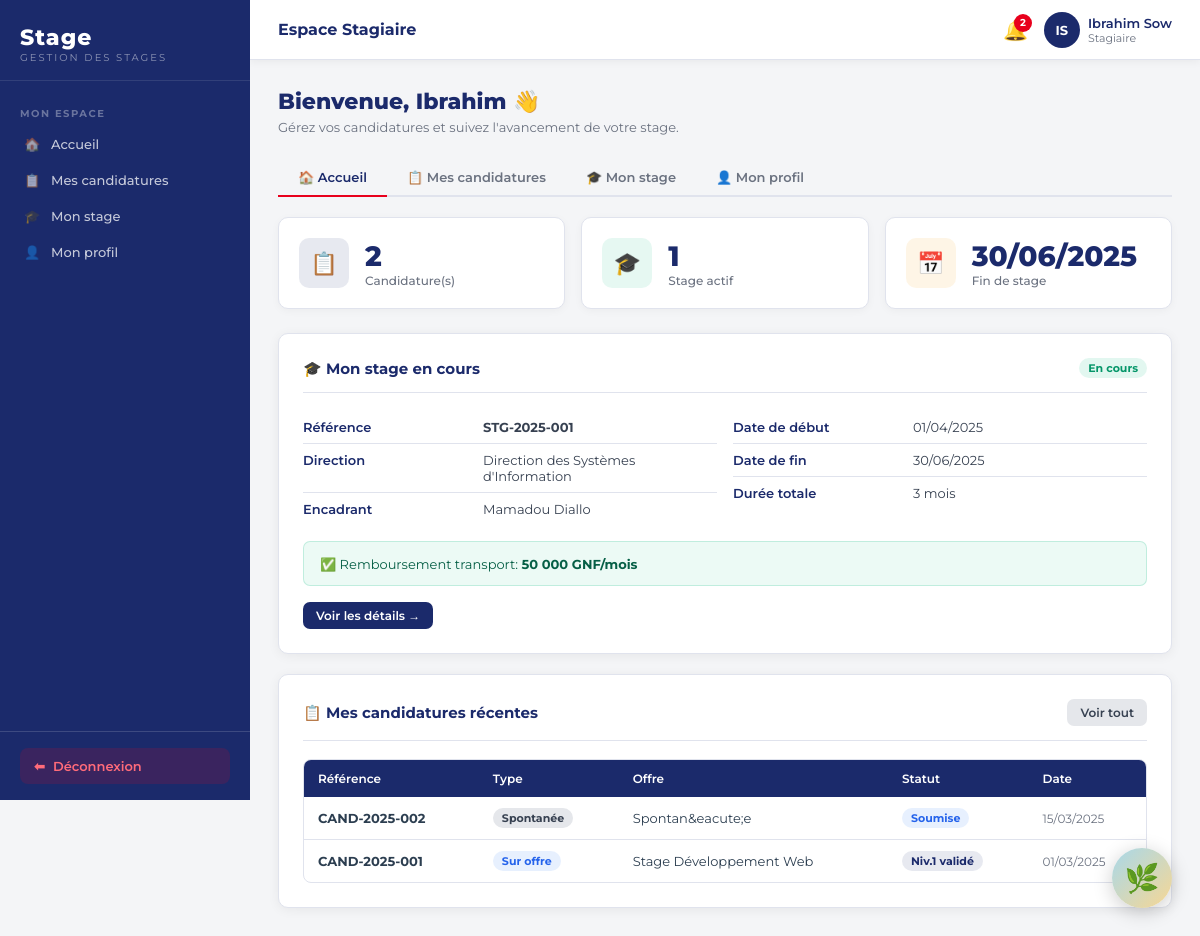
Screenshot of /espace-stagiaire.php (signed in) with the database file from the repository.
### tables this page shows
CREATE TABLE IF NOT EXISTS stagiaires (
    id INT AUTO_INCREMENT PRIMARY KEY,
    utilisateur_id INT NOT NULL,
    niveau_etude ENUM('bac','bac+2','bac+3','bac+4','bac+5','doctorat') DEFAULT 'bac+3',
    telephone VARCHAR(30),
    adresse TEXT,
    ville VARCHAR(100),
    nationalite VARCHAR(100) DEFAULT 'Guinéenne',
    date_naissance DATE,
    sexe ENUM('M','F') DEFAULT 'M',
    domaine_principal_id INT,
    date_inscription TIMESTAMP DEFAULT CURRENT_TIMESTAMP,
    cv_fichier VARCHAR(255),
    cv_analyse JSON,
    piece_identite VARCHAR(255),
    diplome_fichier VARCHAR(255),
    FOREIGN KEY (utilisateur_id) REFERENCES utilisateurs(id) ON DELETE CASCADE,
    FOREIGN KEY (domaine_principal_id) REFERENCES domaines(id) ON DELETE SET NULL
);

CREATE TABLE IF NOT EXISTS utilisateurs (
    id INT AUTO_INCREMENT PRIMARY KEY,
    nom VARCHAR(100) NOT NULL,
    prenom VARCHAR(100) NOT NULL,
    email VARCHAR(191) NOT NULL UNIQUE,
    mot_de_passe VARCHAR(255) NOT NULL,
    role ENUM('administrateur','habilite','superviseur','directeur','stagiaire') NOT NULL DEFAULT 'stagiaire',
    actif TINYINT(1) DEFAULT 1,
    civilite ENUM('M.','Mme') DEFAULT 'M.',
    created_at TIMESTAMP DEFAULT CURRENT_TIMESTAMP
);

CREATE TABLE IF NOT EXISTS stages (
    id INT AUTO_INCREMENT PRIMARY KEY,
    reference VARCHAR(30) UNIQUE NOT NULL,
    candidature_id INT,
    stagiaire_id INT NOT NULL,
    direction_id INT,
    domaine_id INT,
    encadrant_id INT,
    date_debut DATE NOT NULL,
    date_fin DATE NOT NULL,
    duree_initiale_mois INT DEFAULT 3,
    duree_totale_mois INT DEFAULT 3,
    nb_renouvellements INT DEFAULT 0,
    remboursement_transport TINYINT(1) DEFAULT 0,
    montant_transport DECIMAL(10,2) DEFAULT 0,
    statut ENUM('preparation','en_cours','renouvele','termine','interrompu','annule') DEFAULT 'preparation',
    created_at TIMESTAMP DEFAULT CURRENT_TIMESTAMP,
    FOREIGN KEY (candidature_id) REFERENCES candidatures(id) ON DELETE SET NULL,
    FOREIGN KEY (stagiaire_id) REFERENCES stagiaires(id) ON DELETE CASCADE,
    FOREIGN KEY (direction_id) REFERENCES directions(id) ON DELETE SET NULL,
    FOREIGN KEY (domaine_id) REFERENCES domaines(id) ON DELETE SET NULL,
    FOREIGN KEY (encadrant_id) REFERENCES utilisateurs(id) ON DELETE SET NULL
);

CREATE TABLE IF NOT EXISTS directions (
    id INT AUTO_INCREMENT PRIMARY KEY,
    libelle VARCHAR(150) NOT NULL,
    abreviation VARCHAR(20),
    actif TINYINT(1) DEFAULT 1,
    created_at TIMESTAMP DEFAULT CURRENT_TIMESTAMP
);

CREATE TABLE IF NOT EXISTS candidatures (
    id INT AUTO_INCREMENT PRIMARY KEY,
    reference VARCHAR(30) UNIQUE NOT NULL,
    stagiaire_id INT NOT NULL,
    offre_id INT,
    type_candidature ENUM('offre','spontanee') DEFAULT 'spontanee',
    domaine_id INT,
    direction_id INT,
    score_tri DECIMAL(5,2) DEFAULT 0,
    statut_global ENUM('soumise','niv1_en_cours','niv1_valide','validee','niv1_rejete','rejetee','complement') DEFAULT 'soumise',
    motivation TEXT,
    date_candidature TIMESTAMP DEFAULT CURRENT_TIMESTAMP,
    FOREIGN KEY (stagiaire_id) REFERENCES stagiaires(id) ON DELETE CASCADE,
    FOREIGN KEY (offre_id) REFERENCES offres_stage(id) ON DELETE SET NULL,
    FOREIGN KEY (domaine_id) REFERENCES domaines(id) ON DELETE SET NULL,
    FOREIGN KEY (direction_id) REFERENCES directions(id) ON DELETE SET NULL
);

CREATE TABLE IF NOT EXISTS offres_stage (
    id INT AUTO_INCREMENT PRIMARY KEY,
    reference VARCHAR(30) UNIQUE NOT NULL,
    titre VARCHAR(200) NOT NULL,
    description TEXT,
    profil_recherche TEXT,
    direction_id INT,
    domaine_id INT,
    niveau_minimum ENUM('bac','bac+2','bac+3','bac+4','bac+5','doctorat') DEFAULT 'bac+3',
    experience_minimale INT DEFAULT 0 COMMENT 'en mois',
    nb_places INT DEFAULT 1,
    date_publication DATE,
    date_limite DATE,
    statut ENUM('ouverte','fermee','archivee') DEFAULT 'ouverte',
    creee_par INT,
    created_at TIMESTAMP DEFAULT CURRENT_TIMESTAMP,
    FOREIGN KEY (direction_id) REFERENCES directions(id) ON DELETE SET NULL,
    FOREIGN KEY (domaine_id) REFERENCES domaines(id) ON DELETE SET NULL,
    FOREIGN KEY (creee_par) REFERENCES utilisateurs(id) ON DELETE SET NULL
);

### espace-stagiaire.php (the view, shortened to what this page needs)
<?php
require_once __DIR__ . '/config.php';
$pdo = getPDO();
$sid = $_SESSION['user']['stagiaire_id'] ?? null;
$tab = $_GET['tab'] ?? 'home';
$candidatures = [];
$stage = null;
if ($sid) {
    $stmt = $pdo->prepare('SELECT s.*, u.nom, u.prenom, u.email, u.civilite FROM stagiaires s JOIN utilisateurs u ON u.id = s.utilisateur_id WHERE s.id = ?');
    $stmt->execute([$sid]);
    $stmt2 = $pdo->prepare('SELECT c.*, o.titre as offre_titre, d.libelle as direction_libelle, dm.libelle as domaine_libelle FROM candidatures c LEFT JOIN offres_stage o ON o.id = c.offre_id LEFT JOIN directions d ON d.id = c.direction_id LEFT JOIN domaines dm ON dm.id = c.domaine_id WHERE c.stagiaire_id = ? ORDER BY c.date_candidature DESC');
    $stmt2->execute([$sid]);
    $candidatures = $stmt2->fetchAll();
    $stmt3 = $pdo->prepare('SELECT sg.*, d.libelle as direction_libelle, dm.libelle as domaine_libelle, u.nom as enc_nom, u.prenom as enc_prenom FROM stages sg LEFT JOIN directions d ON d.id = sg.direction_id LEFT JOIN domaines dm ON dm.id = sg.domaine_id LEFT JOIN utilisateurs u ON u.id = sg.encadrant_id WHERE sg.stagiaire_id = ? AND sg.statut IN (?,?,?) ORDER BY sg.created_at DESC LIMIT 1');
    $stmt3->execute([$sid, 'en_cours', 'renouvele', 'preparation']);
    $stage = $stmt3->fetch();
}
require_once __DIR__ . '/includes/header.php';
?>
<div class="page-header">
  <h1>Bienvenue, <?= h($_SESSION['user']['prenom']) ?> 👋</h1>
  <p>G&eacute;rez vos candidatures et suivez l'avancement de votre stage.</p>
</div>
<div class="tabs">
  <a href="?tab=home" class="tab <?= $tab==='home'?'active':'' ?>">🏠 Accueil</a>
  <a href="?tab=candidatures" class="tab <?= $tab==='candidatures'?'active':'' ?>">📋 Mes candidatures</a>
  <a href="?tab=stage" class="tab <?= $tab==='stage'?'active':'' ?>">🎓 Mon stage</a>
  <a href="?tab=profil" class="tab <?= $tab==='profil'?'active':'' ?>">👤 Mon profil</a>
</div>
<?php if ($tab === 'home'): ?>
<div class="stat-grid">
  <div class="stat-card">
    <div class="stat-icon navy">📋</div>
    <div>
      <div class="stat-val"><?= count($candidatures) ?></div>
      <div class="stat-label">Candidature(s)</div>
    </div>
  </div>
  <div class="stat-card">
    <div class="stat-icon green">🎓</div>
    <div>
      <div class="stat-val"><?= $stage ? 1 : 0 ?></div>
      <div class="stat-label">Stage actif</div>
    </div>
  </div>
  <?php if ($stage): ?>
  <div class="stat-card">
    <div class="stat-icon orange">📅</div>
    <div>
      <div class="stat-val"><?= h(date('d/m/Y', strtotime($stage['date_fin']))) ?></div>
      <div class="stat-label">Fin de stage</div>
    </div>
  </div>
  <?php endif; ?>
</div>
<?php if ($stage): ?>
<div class="card">
  <div class="card-header">
    <span class="card-title">🎓 Mon stage en cours</span>
    <?= statusBadge($stage['statut']) ?>
  </div>
  <div class="card-body">
    <div class="grid-2">
      <div>
        <div class="info-row"><span class="info-label">R&eacute;f&eacute;rence</span><span class="info-val fw-bold"><?= h($stage['reference']) ?></span></div>
        <div class="info-row"><span class="info-label">Direction</span><span class="info-val"><?= h($stage['direction_libelle'] ?? '-') ?></span></div>
        <div class="info-row"><span class="info-label">Encadrant</span><span class="info-val"><?= h(($stage['enc_prenom'] ?? '') . ' ' . ($stage['enc_nom'] ?? '-')) ?></span></div>
      </div>
      <div>
        <div class="info-row"><span class="info-label">Date de d&eacute;but</span><span class="info-val"><?= h(date('d/m/Y', strtotime($stage['date_debut']))) ?></span></div>
        <div class="info-row"><span class="info-label">Date de fin</span><span class="info-val"><?= h(date('d/m/Y', strtotime($stage['date_fin']))) ?></span></div>
        <div class="info-row"><span class="info-label">Dur&eacute;e totale</span><span class="info-val"><?= h($stage['duree_totale_mois']) ?> mois</span></div>
      </div>
    </div>
    <?php if ($stage['remboursement_transport']): ?>
    <div class="mt-4" style="background:rgba(16,185,129,.08);border:1px solid rgba(16,185,129,.2);border-radius:7px;padding:12px 16px;">
      <span style="font-size:13px;color:#065f46;">✅ Remboursement transport: <strong><?= number_format($stage['montant_transport'], 0, ',', ' ') ?> GNF/mois</strong></span>
    </div>
    <?php endif; ?>
    <div class="mt-4">
      <a href="?tab=stage" class="btn btn-primary btn-sm">Voir les d&eacute;tails →</a>
    </div>
  </div>
</div>
<?php endif; ?>
<?php if (!empty($candidatures)): ?>
<div class="card mt-4">
  <div class="card-header">
    <span class="card-title">📋 Mes candidatures r&eacute;centes</span>
    <a href="?tab=candidatures" class="btn btn-secondary btn-sm">Voir tout</a>
  </div>
  <div class="table-wrap">
    <table>
      <thead><tr><th>R&eacute;f&eacute;rence</th><th>Type</th><th>Offre</th><th>Statut</th><th>Date</th></tr></thead>
      <tbody>
        <?php foreach (array_slice($candidatures, 0, 3) as $c): ?>
        <tr>
          <td class="fw-bold"><?= h($c['reference']) ?></td>
          <td><?= $c['type_candidature'] === 'offre' ? '<span class="badge badge-info">Sur offre</span>' : '<span class="badge badge-secondary">Spontan&eacute;e</span>' ?></td>
          <td><?= h($c['offre_titre'] ?? 'Spontan&eacute;e') ?></td>
          <td><?= statusBadge($c['statut_global']) ?></td>
          <td class="text-sm text-muted"><?= h(date('d/m/Y', strtotime($c['date_candidature']))) ?></td>
        </tr>
        <?php endforeach; ?>
      </tbody>
    </table>
  </div>
</div>
<?php endif; ?>
<?php endif; ?>
<?php require_once __DIR__ . '/includes/footer.php'; ?>

### includes/header.php (shortened to what this page needs)
<?php
$currentPage = STAGIA_PAGE;
$user = $_SESSION['user'] ?? null;
$isAdminArea = ($user && $user['role'] !== 'stagiaire');
$notifCount = 0;
if ($user) {
    try {
        $pdo = getPDO();
        $stmt = $pdo->prepare('SELECT COUNT(*) FROM notifications WHERE utilisateur_id = ? AND statut_lecture = ?');
        $stmt->execute([$user['id'], 'non_lu']);
        $notifCount = (int)$stmt->fetchColumn();
    } catch (Exception $e) {}
}
?><!DOCTYPE html>
<html lang="fr">
<head>
</head>
<body>
<?php if ($user): ?>
<aside class="sidebar" id="sidebar">
  <div class="sidebar-logo">
    <a href="<?= $isAdminArea ? 'backoffice.php' : 'espace-stagiaire.php' ?>">
      <?php
        $logoPath = __DIR__ . '/../assets/img/logo.gif';
        $logoExists = file_exists($logoPath);
      ?>
      <?php if ($logoExists): ?>
      <img src="assets/img/logo.gif" alt="MUCODEC" style="height:52px;width:auto;background:#fff;border-radius:6px;padding:4px 8px;">
      <?php else: ?>
      <div>
        <div class="logo-text">Stage</div>
        <div class="logo-sub">Gestion des stages</div>
      </div>
      <?php endif ?>
    </a>
  </div>
  <nav class="sidebar-nav">
    <?php if ($isAdminArea): ?>
    <div class="nav-section">Principal</div>
    <a href="backoffice.php?page=dashboard" class="nav-link <?= $currentPage==='dashboard'?'active':'' ?>">
      <span class="icon">📊</span> Tableau de bord
    </a>
    <div class="nav-section">Candidatures</div>
    <a href="backoffice.php?page=candidatures" class="nav-link <?= $currentPage==='candidatures'?'active':'' ?>">
      <span class="icon">📋</span> Candidatures
    </a>
    <a href="backoffice.php?page=offres" class="nav-link <?= $currentPage==='offres'?'active':'' ?>">
      <span class="icon">📢</span> Offres de stage
    </a>
    <div class="nav-section">Stages</div>
    <a href="backoffice.php?page=stages" class="nav-link <?= $currentPage==='stages'?'active':'' ?>">
      <span class="icon">🎓</span> Stages
    </a>
    <a href="backoffice.php?page=renouvellements" class="nav-link <?= $currentPage==='renouvellements'?'active':'' ?>">
      <span class="icon">🔄</span> Renouvellements
    </a>
    <div class="nav-section">Personnes</div>
    <a href="backoffice.php?page=stagiaires" class="nav-link <?= $currentPage==='stagiaires'?'active':'' ?>">
      <span class="icon">👥</span> Stagiaires
    </a>
    <?php if (hasRole('administrateur','superviseur')): ?>
    <a href="backoffice.php?page=utilisateurs" class="nav-link <?= $currentPage==='utilisateurs'?'active':'' ?>">
      <span class="icon">👤</span> Utilisateurs
    </a>
    <?php endif; ?>
    <div class="nav-section">Configuration</div>
    <a href="backoffice.php?page=directions" class="nav-link <?= $currentPage==='directions'?'active':'' ?>">
      <span class="icon">🏢</span> Directions
    </a>
    <a href="backoffice.php?page=rapports" class="nav-link <?= $currentPage==='rapports'?'active':'' ?>">
      <span class="icon">📈</span> Rapports
    </a>
    <?php if (hasRole('administrateur')): ?>
    <a href="backoffice.php?page=analyse-cv" class="nav-link <?= $currentPage==='analyse-cv'?'active':'' ?>">
      <span class="icon">🤖</span> Analyse CV (IA)
    </a>
    <a href="backoffice.php?page=email-config" class="nav-link <?= $currentPage==='email-config'?'active':'' ?>">
      <span class="icon">✉️</span> Config. Email
    </a>
    <?php endif; ?>
    <?php else: ?>
    <div class="nav-section">Mon espace</div>
    <a href="espace-stagiaire.php" class="nav-link <?= $currentPage==='home'?'active':'' ?>">
      <span class="icon">🏠</span> Accueil
    </a>
    <a href="espace-stagiaire.php?tab=candidatures" class="nav-link <?= $currentPage==='candidatures'?'active':'' ?>">
      <span class="icon">📋</span> Mes candidatures
    </a>
    <a href="espace-stagiaire.php?tab=stage" class="nav-link <?= $currentPage==='stage'?'active':'' ?>">
      <span class="icon">🎓</span> Mon stage
    </a>
    <a href="espace-stagiaire.php?tab=profil" class="nav-link <?= $currentPage==='profil'?'active':'' ?>">
      <span class="icon">👤</span> Mon profil
    </a>
    <?php endif; ?>
  </nav>
  <div class="sidebar-footer">
    <a href="logout.php" class="sidebar-logout">
      <span>⬅</span> D&eacute;connexion
    </a>
  </div>
</aside>
<div class="main">
  <div class="topbar">
    <div style="display:flex;align-items:center;gap:12px;">
      <span class="topbar-title"><?= h(STAGIA_PAGE ?: 'Stage') ?></span>
    </div>
    <div class="topbar-right">
      <div class="topbar-notif" title="Notifications">
        <span class="bell">🔔</span>
        <?php if ($notifCount > 0): ?>
        <span class="notif-badge"><?= $notifCount ?></span>
        <?php endif; ?>
      </div>
      <?php
        $prenom = $user['prenom'] ?? '';
        $nom    = $user['nom'] ?? '';
        $initiales = strtoupper(substr($prenom, 0, 1) . substr($nom, 0, 1));
      ?>
      <div class="topbar-user">
        <div class="avatar"><?= h($initiales) ?></div>
        <div>
          <div class="uname"><?= h(trim($prenom . ' ' . $nom)) ?></div>
          <div class="urole"><?= h(ucfirst($user['role'] ?? '')) ?></div>
        </div>
      </div>
    </div>
  </div>
  <div class="page-content">
<?php endif; ?>

### config.php (shortened to what this page needs)
<?php
function h(string $s): string {
    return htmlspecialchars($s, ENT_QUOTES, 'UTF-8');
}
function statusBadge(string $statut): string {
    $map = [
        'soumise'        => ['Soumise', 'badge-info'],
        'niv1_en_cours'  => ['Niv.1 en cours', 'badge-warning'],
        'niv1_valide'    => ['Niv.1 validé', 'badge-primary'],
        'validee'        => ['Validée', 'badge-success'],
        'niv1_rejete'    => ['Niv.1 rejeté', 'badge-danger'],
        'rejetee'        => ['Rejetée', 'badge-danger'],
        'complement'     => ['Complément requis', 'badge-warning'],
        'preparation'    => ['Préparation', 'badge-info'],
        'en_cours'       => ['En cours', 'badge-success'],
        'renouvele'      => ['Renouvelé', 'badge-primary'],
        'termine'        => ['Terminé', 'badge-secondary'],
        'interrompu'     => ['Interrompu', 'badge-warning'],
        'annule'         => ['Annulé', 'badge-danger'],
        'ouverte'        => ['Ouverte', 'badge-success'],
        'fermee'         => ['Fermée', 'badge-warning'],
        'archivee'       => ['Archivée', 'badge-secondary'],
        'en_attente'     => ['En attente', 'badge-warning'],
        'valide'         => ['Validé', 'badge-success'],
        'rejete'         => ['Rejeté', 'badge-danger'],
        'precisions'     => ['Précisions requises', 'badge-info'],
        'valide_v'       => ['Validé', 'badge-success'],
        'rejete_v'       => ['Rejeté', 'badge-danger'],
    ];
    [$label, $cls] = $map[$statut] ?? [ucfirst($statut), 'badge-secondary'];
    return "<span class=\"badge $cls\">" . h($label) . '</span>';
}

### rows the page displays
stagiaires: utilisateur.nom "IS", utilisateur.nom "Ibrahim Sow"
stages: date_fin "30/06/2025", reference "STG-2025-001", direction.libelle "Direction des Systèmes d'Information", encadrant.nom "Mamadou Diallo", date_debut "01/04/2025", duree_totale_mois "3", montant_transport "50 000"
candidatures: reference "CAND-2025-002", type_candidature "Spontanée", offre_titre "Spontan&eacute;e", label "Soumise", date_candidature "15/03/2025"
candidatures: reference "CAND-2025-001", type_candidature "Sur offre", offre.titre "Stage Développement Web", label "Niv.1 validé", date_candidature "01/03/2025"

### other values shown
STAGIA_PAGE ?: 'Stage' "Espace Stagiaire"
$notifCount "2"
$user['role'] "Stagiaire"
$_SESSION['user']['prenom'] "Ibrahim"
count($candidatures) "2"
$label "En cours"
